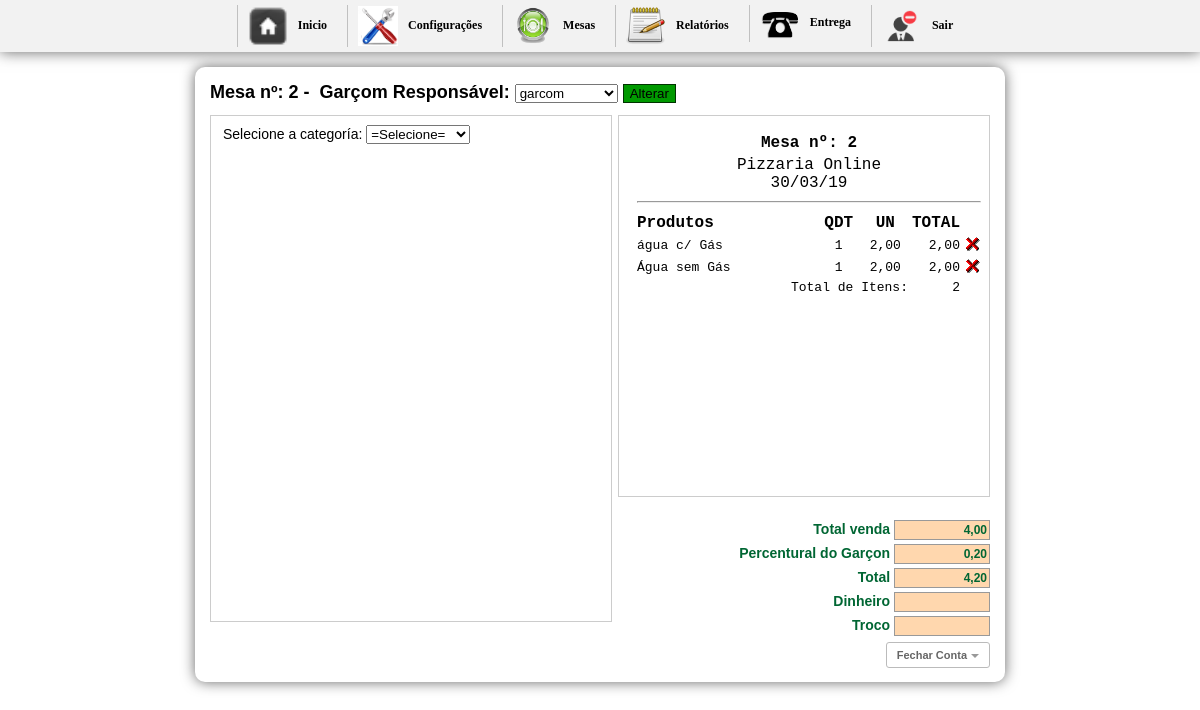
/inicio.php?btn=vendermesa&id_mesa=2&idGarcon=10 (signed in), run on the app's committed database.
### tables this page shows
CREATE TABLE `config` (
  `id_conf` int(30) NOT NULL,
  `empresa` varchar(200) NOT NULL,
  `telefone` varchar(30) NOT NULL,
  `pgarcon` int(10) NOT NULL,
  `ativo` int(2) NOT NULL
);

CREATE TABLE `tbl_carrinho` (
  `id` int(11) NOT NULL AUTO_INCREMENT,
  `cod` int(11) NOT NULL,
  `nome` varchar(150) NOT NULL,
  `preco` varchar(10) NOT NULL,
  `qtd` int(11) NOT NULL,
  `comanda` int(200) NOT NULL,
  `data` date NOT NULL,
  `time` time NOT NULL,
  `id_mesa` int(30) NOT NULL,
  `situacao` int(2) NOT NULL,
  `idGarcon` varchar(200) NOT NULL,
  `status` int(1) NOT NULL,
  `destino` int(1) NOT NULL,
  `entregue` int(1) NOT NULL,
  `feito` int(1) NOT NULL,
  PRIMARY KEY (`id`)
);

### vendamesa.php (the view, shortened to what this page needs)
<?php
$numero = $_GET['id_mesa'];
?>
<?php
  $sql1 = mysql_query("SELECT * FROM mesa WHERE numero='$numero'") or die(mysql_error());
  $cont1 = mysql_fetch_array($sql1);
  $sit = $cont1['situacao'];
$idGarconget = $_GET['idGarcon'];
$gar2 = mysql_query("SELECT * FROM garcon WHERE idGarcon='$idGarconget'");
$h2 = mysql_fetch_array($gar2);
  ?>
<h1>
<form action="" method="post" enctype="multipart/form-data">
Mesa nº: <?php echo $numero ?>&nbsp-&nbsp;
Garçom Responsável: <select name="nomeGarcon">
<?php
	$gar = mysql_query("SELECT * FROM garcon WHERE idGarcon != '1' ORDER BY nomeGarcon ASC") or die(mysql_error());
	while($h = mysql_fetch_array($gar)){
?>
  <option value="<?php echo $h['idGarcon'] ?>"<?php if (!(strcmp($h['idGarcon'], $h2['idGarcon']))) {echo "selected=\"selected\"";} ?>><?php echo $h['nomeGarcon'] ?></option>
	<?php }?>
</select>
<?php if($sit == "0"){?>
<input name="ok" type="submit" value="Abrir mesa" style="background-color: #F30; border:1px solid #9B0000;" />
<?php }else{ ?>
<input name="ok" type="submit" value="Alterar" style=" background-color:#090; border:1px solid #030;" />
<?php } ?>
</form>
</h1>
<div id="boxprodutos"><br/>
<?php if($sit == "1"){
include "selecionacat.php";
} ?>
</div>
<div id="box">
	<div id="comentarios">
    <table width="100%" border="0" class="inputs">
  <tr>
 <?php $n = mysql_query("SELECT * FROM config");
 	$a = mysql_fetch_array($n);
 ?>
  <td align="center" style="font-size:16px;"><strong>Mesa nº: <?php echo $numero ?></strong></td>
  </tr>
  <tr>
    <td align="center" style="font-size:16px;"><?php echo $a['empresa'] ?><br/> <?php echo date("d/m/y") ?></td>
    </tr>
    <tr>
    <td><hr/></td>
    </tr>
</table>
    <table width="100%">
    <tr>
	  <td  style="font-size:16px;"><strong>Produtos</strong></td>
      <td width="13%" align="center" style="font-size:16px;"><strong>QDT</strong></td>
      <td width="15%" align="center" style="font-size:16px;"><strong>UN</strong></td>
	  <td align="center" style="font-size:16px;"><strong>TOTAL</strong></td>
	  <td align="center">&nbsp;</td>
	  </tr>
	<?php
	$carrinho = mysql_query("SELECT *, SUM(qtd) AS qt,SUM(preco) AS pr FROM tbl_carrinho WHERE id_mesa='$numero' AND situacao='1' GROUP BY cod") or die(		mysql_error());
	$contar = mysql_num_rows($carrinho);
	if($contar == 0){
		echo "";
	}else{
		while($res = mysql_fetch_array($carrinho)){
			$id           	= $res['id'];
			$nome  			= $res['nome'];
			$preco       	= $res['pr'];
			$qtd		 	= $res['qt'];
			$unitario		= $res['preco'];
			$id_mesa		= $res['id_mesa'];
			$itens +=$qtd;
			$total += $preco;
	?>
	<tr class="fontcomanda">
    <td width="60%" align="left">
    <a href="cozinha.php?id_mesa=<?php echo $id_mesa ?>&nome=<?php echo $nome; ?>"  title="Imprimir"
    onclick="Cozinha(this.href,'nomeJanela','350','600','yes');return false" class="fontcomanda"><?php echo $nome; ?></a>
    </td>
    <td align="center" ><?php echo $qtd; ?> </td>
    <td align="center" ><?php echo  str_replace(".",",",$unitario); ?></td>
    <td width="10%" align="right"><?php echo number_format($preco, 2, ',', '.'); ?></td>
    <td width="2%" align="right">
    <a href="inicio.php?btn=vendermesa&retira=produto&id=<?php echo $id ?>&id_mesa=<?php echo $numero ?>"><img src="imagens/icone_delete.gif" width="17" height="18" border="0" /></a>
    </td>
    </tr>
     <?php
		}
	}
	?>
	<tr class="fontcomanda">
	  <td colspan="3" align="right">Total de Itens:</td>
	  <td align="right"><?php echo $itens ?></td>
	  <td align="right">&nbsp;</td>
	  </tr>
    </table>
 <div id="formulario">
    <?php $totals = number_format($total, 2, ',', '.'); ?>
<form name="formulario" action="" method="post" enctype="multipart/form-data">
            <span class="valores">Total venda </span>
        <input name="total" type="text" value="<?php echo $totals ?>" size="8" maxlength="6" class="calc" readonly="true"/><br/>
        	<?php
			$g = mysql_query("SELECT * FROM config") or die(mysql_error());
			$w = mysql_fetch_array($g);
			$ativo = $w['ativo'];
			$percentual = $w['pgarcon'];
			if($ativo == 1){
			$porcento_garcon = $percentual;
			}else{
			$porcento_garcon = 0;
			}
				$pgarcon = $total * $porcento_garcon / 100;
				$somatotal = $total + $pgarcon;
			?>
                <span class="valores">Percentural do Garçon </span>
                <input name="garconP" type="text" class="calc" id="garconP" value="<?php echo number_format($pgarcon, 2, ',', '.'); ?>"/><br/>
                <span class="valores">Total </span>
                <input name="somatotal" type="text" class="calc" id="somatotal" value="<?php echo number_format($somatotal, 2, ',', '.'); ?>"/><br/>
        <span class="valores">Dinheiro </span>
        <input name="dinheiro" type="text" size="8"  class="calc" onkeyup="javascript:operacao('')" id="dinheiro-1"/><br/>
            <span class="valores">Troco </span>
            <input name="troco" type="text" class="calc" size="8" maxlength="8" readonly="true"/><br/>
      </form>
      <br/>
      <?php
	  $mesas = $_GET['id_mesa'];
	  ?>
      <a href="imprimemesa.php?id_mesa=<?php echo $mesas;?>&pgarcon=<?php echo $pgarcon?>&somatotal=<?php echo $somatotal ?>"
  onclick="NovaJanela(this.href,'nomeJanela','750','600','yes');return false" class="button">
  Fechar Conta</a>
      </div>
  </div>
</div>

### css/css.css (style rules this page uses)
body { margin-left: 0px;margin-top: 0px;margin-right: 0px;margin-bottom: 0px; background-color:#FFF; font-family:Verdana, Geneva, sans-serif; font-size:14px; }
h1 { font-size:18px; margin-top:0; }
#boxprodutos { width:400px; height:500px; margin:0 auto; border:1px solid #ccc; float:left; background:#FFF; padding-bottom:5px; overflow:auto }
#box { width:370px; margin:0 auto; border:1px solid #ccc; float:right; font:10px "Courier New", Courier, monospace; background:#0000; }
.fontcomanda { font-size:13px; }
.fontcomanda a:link { font:10px "Courier New", Courier, monospace; font-size:13px; text-decoration:none;color:#000; }
#comentarios { width:350px; height:350px;overflow: auto; padding:15px; }
#formulario { position:absolute; width:300px; height:115px; top:518px; font-size:10px; text-align:right; margin-left:56px; }
.calc { border:1px solid #999; height:16px; width:90px; font-family:Verdana, Geneva, sans-serif; font-size:12px; font-weight:bold; color:#063; background:#FFD7AE; margin:2px 0 2px 0; text-align:right; }
.valores { font-size:10px; font-family:Verdana, Geneva, sans-serif; font-size:14px; font-weight:bold; color:#063; }
.button { border: 1px solid #BBB; border-radius: 3px; text-shadow: 0 1px 1px white; -webkit-box-shadow: 0 1px 1px #fff; -moz-box-shadow: 0 1px 1px #fff; box-shadow: 0 1px 1px #fff; font: bold 11px Sans-Serif; padding: 6px 10px; white-space: nowrap; vertical-align: middle; color: #666; background: transparent; cursor: pointer; margin-top:3px; text-decoration:none; }
.button:after { content: ""; display: inline-block; width: 0; height: 0; border-top: 4px solid #999; border-left: 4px solid transparent; border-right: 4px solid transparent; margin: 0 0 0 4px; position: relative; top: -1px; text-decoration:none; }

### data on the page
config: empresa "Pizzaria Online", garconP "0,20", somatotal "4,20"
tbl_carrinho: nome "água c/ Gás", qtd "1", preco "2,00"
tbl_carrinho: nome "Água sem Gás", qtd "1", preco "2,00"

### other printed values
$numero "2"
$itens "2"
form field nomeGarcon "garcom"
